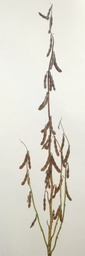
#> input picture close_form_matting/testSource.jpg, 85 x 256 px, shrunk from 680 x 2056 before the run
$ python closed_form_matting.py   (older library calls are emulated)
#> lines starting #> are read from the running program, lines starting #| are printed output that depends on the picture; after the words box and inside, x2 and y2 are one past the last pixel; in counts of white or black regions, pixels touching at a corner belong together
#!/usr/bin/env python
"""Implementation of Closed-Form Matting.

This module implements natural image matting method described in:
    Levin, Anat, Dani Lischinski, and Yair Weiss. "A closed-form solution to natural image matting."
    IEEE Transactions on Pattern Analysis and Machine Intelligence 30.2 (2008): 228-242.

The code can be used in two ways:
    1. By importing solve_foregound_background in your code:
        ```
            import closed_form_matting
            ...
            # For scribles input
            alpha = closed_form_matting.closed_form_matting_with_scribbles(image, scribbles)

            # For trimap input
            alpha = closed_form_matting.closed_form_matting_with_trimap(image, trimap)

            # For prior with confidence
            alpha = closed_form_matting.closed_form_matting_with_prior(
                image, prior, prior_confidence, optional_const_mask)

            # To get Matting Laplacian for image
            laplacian = compute_laplacian(image, optional_const_mask)
        ```
    2. From command line:
        ```
            # Scribbles input
            ./closed_form_matting.py input_image.png -s scribbles_image.png  -o output_alpha.png

            # Trimap input
            ./closed_form_matting.py input_image.png -t scribbles_image.png  -o output_alpha.png

            # Add flag --solve-fg to compute foreground color and output RGBA image instead
            # of alpha.
        ```
"""

from __future__ import division

import logging

import cv2
import numpy as np
from numpy.lib.stride_tricks import as_strided
import scipy.sparse
import scipy.sparse.linalg


def _rolling_block(A, block=(3, 3)):
    """Applies sliding window to given matrix."""
    shape = (A.shape[0] - block[0] + 1, A.shape[1] - block[1] + 1) + block
    strides = (A.strides[0], A.strides[1]) + A.strides
    return as_strided(A, shape=shape, strides=strides)


def compute_laplacian(img, mask=None, eps=10**(-7), win_rad=1):
    """Computes Matting Laplacian for a given image.

    Args:
        img: 3-dim numpy matrix with input image
        mask: mask of pixels for which Laplacian will be computed.
            If not set Laplacian will be computed for all pixels.
        eps: regularization parameter controlling alpha smoothness
            from Eq. 12 of the original paper. Defaults to 1e-7.
        win_rad: radius of window used to build Matting Laplacian (i.e.
            radius of omega_k in Eq. 12).
    Returns: sparse matrix holding Matting Laplacian.
    """

    win_size = (win_rad * 2 + 1) ** 2
    h, w, d = img.shape
    # Number of window centre indices in h, w axes
    c_h, c_w = h - 2 * win_rad, w - 2 * win_rad
    win_diam = win_rad * 2 + 1

    indsM = np.arange(h * w).reshape((h, w))
    ravelImg = img.reshape(h * w, d)
    win_inds = _rolling_block(indsM, block=(win_diam, win_diam))

    win_inds = win_inds.reshape(c_h, c_w, win_size)
    if mask is not None:
        mask = cv2.dilate(
            mask.astype(np.uint8),
            np.ones((win_diam, win_diam), np.uint8)
        ).astype(np.bool)
        win_mask = np.sum(mask.ravel()[win_inds], axis=2)
        win_inds = win_inds[win_mask > 0, :]
    else:
        win_inds = win_inds.reshape(-1, win_size)


    winI = ravelImg[win_inds]

    win_mu = np.mean(winI, axis=1, keepdims=True)
    win_var = np.einsum('...ji,...jk ->...ik', winI, winI) / win_size - np.einsum('...ji,...jk ->...ik', win_mu, win_mu)

    inv = np.linalg.inv(win_var + (eps/win_size)*np.eye(3))

    X = np.einsum('...ij,...jk->...ik', winI - win_mu, inv)
    vals = np.eye(win_size) - (1.0/win_size)*(1 + np.einsum('...ij,...kj->...ik', X, winI - win_mu))

    nz_indsCol = np.tile(win_inds, win_size).ravel()
    nz_indsRow = np.repeat(win_inds, win_size).ravel()
    nz_indsVal = vals.ravel()
    L = scipy.sparse.coo_matrix((nz_indsVal, (nz_indsRow, nz_indsCol)), shape=(h*w, h*w))
    return L


def closed_form_matting_with_prior(image, prior, prior_confidence, consts_map=None):
    """Applies closed form matting with prior alpha map to image.

    Args:
        image: 3-dim numpy matrix with input image.
        prior: matrix of same width and height as input image holding apriori alpha map.
        prior_confidence: matrix of the same shape as prior hodling confidence of prior alpha.
        consts_map: binary mask of pixels that aren't expected to change due to high
            prior confidence.

    Returns: 2-dim matrix holding computed alpha map.
    """

    assert image.shape[:2] == prior.shape, ('prior must be 2D matrix with height and width equal '
                                            'to image.')
    assert image.shape[:2] == prior_confidence.shape, ('prior_confidence must be 2D matrix with '
                                                       'height and width equal to image.')
    assert (consts_map is None) or image.shape[:2] == consts_map.shape, (
        'consts_map must be 2D matrix with height and width equal to image.')

    logging.info('Computing Matting Laplacian.')
    laplacian = compute_laplacian(image, ~consts_map if consts_map is not None else None)

    confidence = scipy.sparse.diags(prior_confidence.ravel())
    logging.info('Solving for alpha.')
    solution = scipy.sparse.linalg.spsolve(
        laplacian + confidence,
        prior.ravel() * prior_confidence.ravel()
    )
    alpha = np.minimum(np.maximum(solution.reshape(prior.shape), 0), 1)
    return alpha


def closed_form_matting_with_trimap(image, trimap, trimap_confidence=100.0):
    """Apply Closed-Form matting to given image using trimap."""

    assert image.shape[:2] == trimap.shape, ('trimap must be 2D matrix with height and width equal '
                                             'to image.')
    consts_map = (trimap < 0.1) | (trimap > 0.9)
    return closed_form_matting_with_prior(image, trimap, trimap_confidence * consts_map, consts_map)


def closed_form_matting_with_scribbles(image, scribbles, scribbles_confidence=100.0):
    """Apply Closed-Form matting to given image using scribbles image."""

    assert image.shape == scribbles.shape, 'scribbles must have exactly same shape as image.'
    prior = np.sign(np.sum(scribbles - image, axis=2)) / 2 + 0.5
    consts_map = prior != 0.5
    return closed_form_matting_with_prior(
        image,
        prior,
        scribbles_confidence * consts_map,
        consts_map
    )


closed_form_matting = closed_form_matting_with_trimap

def main():
    import argparse

    logging.basicConfig(level=logging.INFO)
    # [18 lines of commented-out code are left out]

    image = './close_form_matting/testSource.jpg'
    scribbles = './close_form_matting/testScribble.jpg'
    trimap=''
    solve_fg= ''
    output_alpha= './close_form_matting/final.png'

    image = cv2.imread(image, cv2.IMREAD_COLOR) / 255.0

    if scribbles:
        scribbles = cv2.imread(scribbles, cv2.IMREAD_COLOR) / 255.0
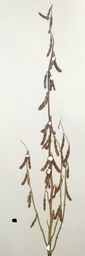
#> input picture close_form_matting/testScribble.jpg, 85 x 256 px, shrunk from 680 x 2056 before the run
        alpha = closed_form_matting_with_scribbles(image, scribbles)
#> in closed_form_matting_with_scribbles, `prior = np.sign(np.sum(scribbles - image, axis=2)) / 2 + 0.5`:
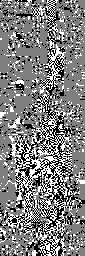
#> prior: shape (256, 85) float64; min 0, max 1, mean 0.501
#> in closed_form_matting_with_scribbles, `consts_map = prior != 0.5`:
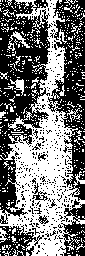
#> consts_map: shape (256, 85) bool; 46.6% white; 491 white regions (473 under 20 px), largest, box (x1, y1, x2, y2) and area: (0, 0, 85, 256) 8045, (7, 31, 30, 51) 129, (10, 79, 24, 96) 104
#> in compute_laplacian, `win_inds = _rolling_block(indsM, block=(win_diam, win_diam))`:
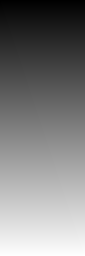
#> indsM: shape (256, 85) int64; min 0, max 21759, mean 10879.5; drawn with min black and max white
#> in compute_laplacian, `mask = cv2.dilate( mask.astype(np.uint8), np.ones((win_diam, win_diam)..`:
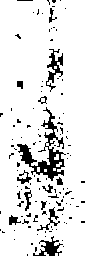
#> mask: shape (256, 85) bool; 88.6% white; 119 black regions (106 under 20 px), largest, box (x1, y1, x2, y2) and area: (17, 107, 66, 181) 932, (46, 49, 63, 92) 266, (33, 236, 63, 256) 234
#> in compute_laplacian, `win_mask = np.sum(mask.ravel()[win_inds], axis=2)`:
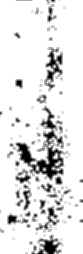
#> win_mask: shape (254, 83) int64; min 0, max 9, mean 7.96; drawn with min black and max white
#> in closed_form_matting_with_prior, `alpha = np.minimum(np.maximum(solution.reshape(prior.shape), 0), 1)`:
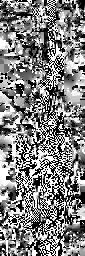
#> alpha: shape (256, 85) float64; min 0, max 1, mean 0.506
    elif trimap:
        trimap = cv2.imread(trimap, cv2.IMREAD_GRAYSCALE) / 255.0
        alpha = closed_form_matting_with_trimap(image, trimap)
    else:
        logging.error('Either trimap or scribbles must be specified.')
        exit(-1)

    output = None

    if solve_fg:
        from closed_form_matting.solve_foreground_background import solve_foreground_background
        foreground, _ = solve_foreground_background(image, alpha)
        output = np.concatenate((foreground, alpha[:, :, np.newaxis]), axis=2)
    else:
        output = alpha

    cv2.imwrite(output_alpha, output * 255.0)


if __name__ == "__main__":
    main()
